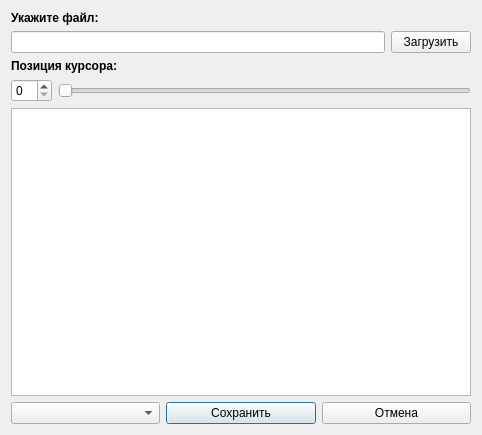
<?xml version="1.0" encoding="UTF-8"?>
<ui version="4.0">
 <class>DialogOpenFile</class>
 <widget class="QDialog" name="DialogOpenFile">
  <property name="geometry">
   <rect>
    <x>0</x>
    <y>0</y>
    <width>482</width>
    <height>435</height>
   </rect>
  </property>
  <property name="windowTitle">
   <string>Загрузка файла</string>
  </property>
  <layout class="QGridLayout" name="gridLayout_2">
   <item row="0" column="0">
    <widget class="QWidget" name="gridWidget" native="true">
     <layout class="QGridLayout" name="gridLayout">
      <property name="margin">
       <number>0</number>
      </property>
      <item row="2" column="0">
       <layout class="QHBoxLayout" name="horizontalLayout_3">
        <item>
         <widget class="QComboBox" name="comboBoxCodec"/>
        </item>
        <item>
         <widget class="QPushButton" name="pushSave">
          <property name="text">
           <string>Сохранить</string>
          </property>
         </widget>
        </item>
        <item>
         <widget class="QPushButton" name="pushClose">
          <property name="text">
           <string>Отмена</string>
          </property>
         </widget>
        </item>
       </layout>
      </item>
      <item row="1" column="0">
       <widget class="QTextBrowser" name="textOutwardShow">
        <property name="readOnly">
         <bool>true</bool>
        </property>
        <property name="html">
         <string>&lt;!DOCTYPE HTML PUBLIC &quot;-//W3C//DTD HTML 4.0//EN&quot; &quot;http://www.w3.org/TR/REC-html40/strict.dtd&quot;&gt;
&lt;html&gt;&lt;head&gt;&lt;meta name=&quot;qrichtext&quot; content=&quot;1&quot; /&gt;&lt;style type=&quot;text/css&quot;&gt;
p, li { white-space: pre-wrap; }
&lt;/style&gt;&lt;/head&gt;&lt;body style=&quot; font-family:'Ubuntu'; font-size:9pt; font-weight:400; font-style:normal;&quot;&gt;
&lt;p style=&quot;-qt-paragraph-type:empty; margin-top:0px; margin-bottom:0px; margin-left:0px; margin-right:0px; -qt-block-indent:0; text-indent:0px;&quot;&gt;&lt;br /&gt;&lt;/p&gt;&lt;/body&gt;&lt;/html&gt;</string>
        </property>
        <property name="acceptRichText">
         <bool>true</bool>
        </property>
        <property name="openLinks">
         <bool>false</bool>
        </property>
       </widget>
      </item>
      <item row="0" column="0">
       <layout class="QVBoxLayout" name="verticalLayout_3">
        <item>
         <layout class="QVBoxLayout" name="verticalLayout">
          <item>
           <layout class="QVBoxLayout" name="verticalLayout_2">
            <item>
             <widget class="QLabel" name="labelpathfile">
              <property name="text">
               <string>&lt;b&gt;Укажите файл:&lt;/b&gt;</string>
              </property>
             </widget>
            </item>
            <item>
             <layout class="QHBoxLayout" name="horizontalLayout_2">
              <item>
               <widget class="QLineEdit" name="lineEditPath"/>
              </item>
              <item>
               <widget class="QPushButton" name="pushOutwordFile">
                <property name="text">
                 <string>Загрузить</string>
                </property>
               </widget>
              </item>
             </layout>
            </item>
           </layout>
          </item>
         </layout>
        </item>
        <item>
         <widget class="QLabel" name="labelpositioncursor">
          <property name="text">
           <string>&lt;b&gt;Позиция курсора:&lt;/b&gt;</string>
          </property>
         </widget>
        </item>
        <item>
         <layout class="QHBoxLayout" name="horizontalLayout_5">
          <item>
           <widget class="QSpinBox" name="boxPositionInText"/>
          </item>
          <item>
           <widget class="QSlider" name="sliderPositionInText">
            <property name="orientation">
             <enum>Qt::Horizontal</enum>
            </property>
           </widget>
          </item>
         </layout>
        </item>
       </layout>
      </item>
     </layout>
    </widget>
   </item>
  </layout>
 </widget>
 <resources/>
 <connections/>
</ui>
